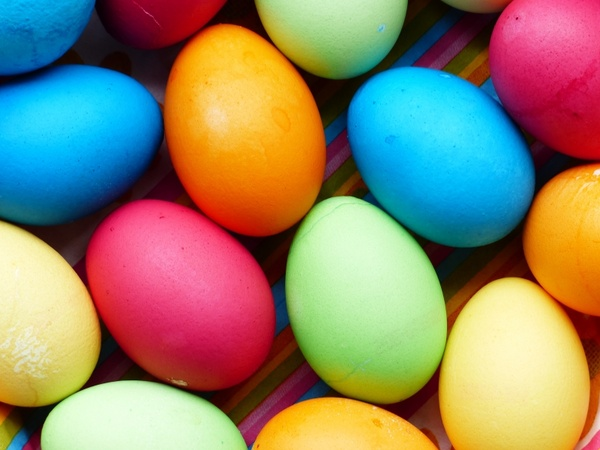
#> input picture egg_colorful.jpg, 600 x 450 px
$ jupyter execute 'object_detection-HSV2 using trackbar.ipynb'
#> lines starting #> are read from the running program, lines starting #| are printed output that depends on the picture; after the words box and inside, x2 and y2 are one past the last pixel; in counts of white or black regions, pixels touching at a corner belong together
[cell 1]
import cv2
import numpy as np

[cell 2]
def nothing(x):
    pass

cv2.namedWindow('track',cv2.WINDOW_NORMAL)

cv2.createTrackbar('LH','track',0,255,nothing)
#> slider 'LH' is set to 51
cv2.createTrackbar('LS','track',0,255,nothing)
#> slider 'LS' is set to 51
cv2.createTrackbar('LV','track',0,255,nothing)
#> slider 'LV' is set to 51
cv2.createTrackbar('UH','track',255,255,nothing)
cv2.createTrackbar('US','track',255,255,nothing)
cv2.createTrackbar('UV','track',255,255,nothing)

while True:
    frame=cv2.imread('egg_colorful.jpg',1)
#> frame is the input picture: shape (450, 600, 3); mean B, G, R 105.4, 132.2, 144.8

    hsv=cv2.cvtColor(frame,cv2.COLOR_BGR2HSV)
#> hsv: shape (450, 600, 3); mean H, S, V 74.3, 186, 191.5

    l_h=cv2.getTrackbarPos('LH','track')
    l_s=cv2.getTrackbarPos('LS','track')
    l_v=cv2.getTrackbarPos('LV','track')

    u_h=cv2.getTrackbarPos('UH','track')
    u_s=cv2.getTrackbarPos('US','track')
    u_v=cv2.getTrackbarPos('UV','track')

    l_b=np.array([l_h,l_s,l_v])
    u_b=np.array([u_h,u_s,u_v])

    mask=cv2.inRange(hsv,l_b,u_b)
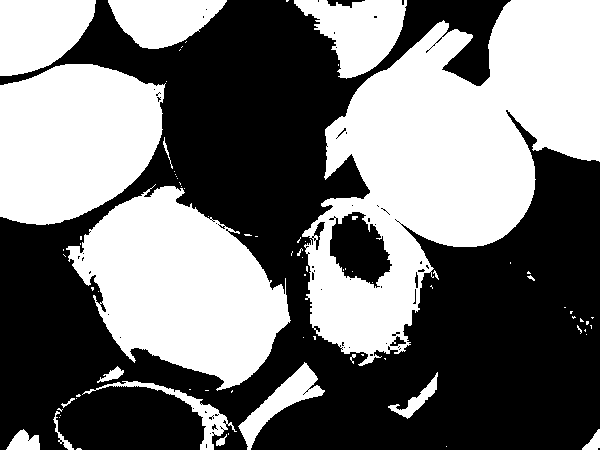
#> mask: shape (450, 600); 46% white; 81 white regions (61 under 20 px), largest, box (x1, y1, x2, y2) and area: (302, 0, 600, 366) 55512, (66, 184, 291, 391) 27080, (0, 64, 166, 225) 21211

    result=cv2.bitwise_and(frame,frame,mask=mask)
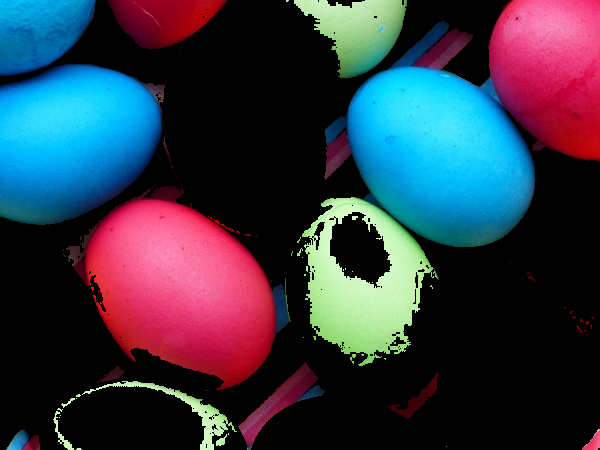
#> result: shape (450, 600, 3); mean B, G, R 68.1, 54.5, 50

    cv2.imshow("frame",frame)
    cv2.imshow("mask",mask)
    cv2.imshow("result",result)
    k=cv2.waitKey(1)
#> (key Esc is pressed here)
    if k==27:
        break
    elif k== ord("s"):
        cv2.imwrite('obj_dec.png',result)
        print(l_h,l_s,l_v,u_h,u_s,u_v)


cv2.destroyAllWindows()
